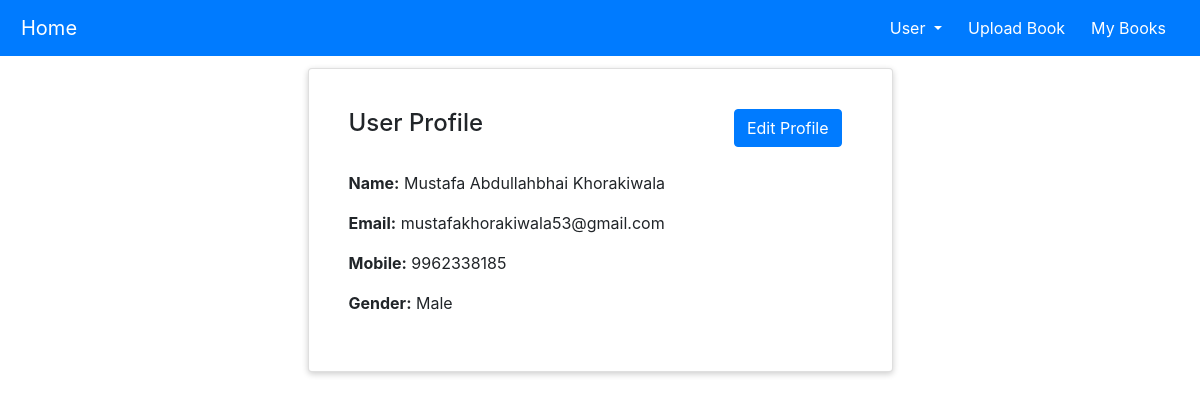
The app's page /profile (signed in) with its own data.
### userlogin/models.py (models this page shows, shortened)
class UserProfile(models.Model):
    user = models.OneToOneField(User, on_delete=models.CASCADE, related_name="user")
    name = models.CharField(max_length=100, null=True, blank=True)
    email = models.EmailField(null=True, blank=True)
    mobile = models.CharField(max_length=10, null=True, blank=True)
    gender = models.CharField(max_length=1, choices=[("m", "Male"), ('f', "Female"), ('o',"other")], null=True, blank=True)

### userlogin/views.py (the view)
# urls.py: path("profile", views.view_profile, name="profile"),
@login_required(login_url='login')
def view_profile(request):
    user = request.user
    profile = UserProfile.objects.get(user=user)
    context = {'profile': profile}
    return render(request, 'users/profile.html', context)

### templates/users/profile.html
{% extends 'base.html' %}
{% block content %}
<h2>Profile</h2>
<div class="container1">
    <div class="row justify-content-center">
      <div class="col-lg-6">
        <div class="card">
          <div class="card-body">
                <div class="heading-container">
                  <h4 class="left-heading">User Profile</h4>
                  <a href="{% url 'edit_profile' %}" class="btn btn-primary card-button">Edit Profile</a>
                </div>
                <br>
            <p><strong>Name:</strong> {% if profile.name %} {{ profile.name }} {% else %} - {% endif %}</p>
            <p><strong>Email:</strong> {% if profile.email %} {{ profile.email }} {% else %} - {% endif %}</p>
            <p><strong>Mobile:</strong> {% if profile.mobile %} {{ profile.mobile }} {% else %} - {% endif %}</p>
            <p><strong>Gender:</strong> {% if profile.gender %} {{ profile.get_gender_display }} {% else %} - {% endif %}</p>
          </div>
        </div>
      </div>
    </div>
  </div>
{% endblock %}

### static/css/style.css (style rules this page uses)
.row:after { content: ""; display: table; clear: both; }
.card { background-color: #f8f8f8; border: 1px solid #ccc; border-radius: 5px; padding: 10px; margin-bottom: 20px; }
.card-button { padding: 5px 10px; background-color: #e6e6e6; border: none; cursor: pointer; margin-left: 5px; }
body { font-family: Arial, sans-serif; background-size: cover; background-position: center center; background-repeat: no-repeat; background-attachment: fixed; }
.container1 { margin-top: 30px; }
.card { background-color: #fff; border-radius: 5px; padding: 20px; margin-bottom: 20px; box-shadow: 0 2px 6px rgba(0, 0, 0, 0.2); }
.card-button { margin-right: 10px; }
.heading-container { display: flex; justify-content: space-between; }
.left-heading { margin: 0; }

### records on screen
UserProfile: name "Mustafa Abdullahbhai Khorakiwala", email "mustafakhorakiwala53@gmail.com", mobile "9962338185", gender "Male"
